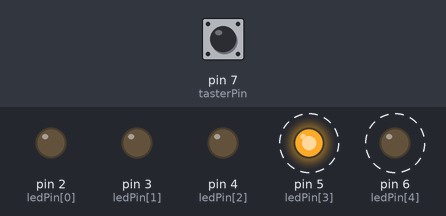
The sketch below on a simulated Arduino Uno, built with avr-gcc and run on an emulated ATmega328P. Shown: output pins drawn as LEDs (lit = HIGH). Dashed ring = blinking. Inputs (shaded band) come from the test bench; at power-on: pin 7 (tasterPin) HIGH.

Above: at 1.2 s.
1.3 s: pin 7 (tasterPin) pulled LOW for 0.15 s
At 2.65 s:
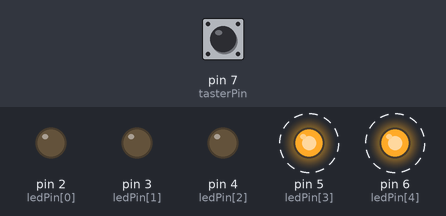
4.3 s: pin 7 (tasterPin) pulled LOW for 1 s
At 4.95 s:
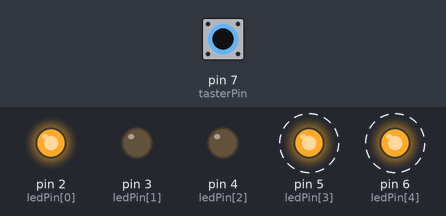
7.3 s: pin 7 (tasterPin) pulled LOW for 3.2 s
At 10.9 s:
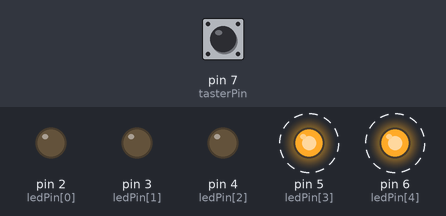
Timing chart, 0 to 18.0 s (numbered marks = the images above; inputs shaded):
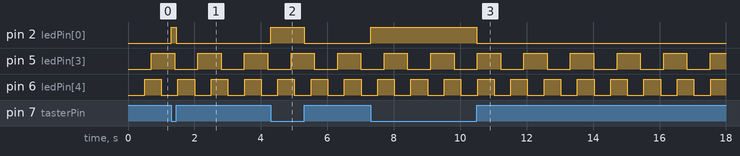

Measured:
- after the input at 1.3 s, pin 2 (ledPin[0]): LOW → HIGH at once, → LOW 0.15 s later
- after the input at 4.3 s, pin 2 (ledPin[0]): LOW → HIGH at once, → LOW 1.0 s later
- after the input at 7.3 s, pin 2 (ledPin[0]): LOW → HIGH at once, → LOW 3.2 s later
- by itself, pin 5 (ledPin[3]): alternates HIGH for 0.70 s and LOW for 0.70 s
- by itself, pin 6 (ledPin[4]): alternates HIGH for 0.50 s and LOW for 0.50 s

The sketch:

timing3.ino
```cpp
/*
  Das richtige Timing
  Mit zwei blinkenden Leds

  Version 1.0
  Der Hobbyelektroniker
  Der Code ist Public Domain und kann ohne Einschränkungen frei verwendet werden
*/
// Anordnung der LED's
/*
 * 0     1
 *    4
 * 2     3
 */
const int anzahl_leds = 5;
const int ledPin[anzahl_leds] = {2,3,4,5,6};
const int tasterPin = 7;
const int blinkZeit4 = 500; // 0.5 s Pause gibt Sekundentakt
const int blinkZeit3 = 700;

unsigned long startZeit4 = 0;
unsigned long startZeit3 = 0;


void setup() {
  // Alle Led - Pins auf OUTPUT
  for (int i=0; i<anzahl_leds; i++) {
    pinMode(ledPin[i],OUTPUT);
  }
  // INPUT_PULLUP beim Taster
  pinMode(tasterPin,INPUT_PULLUP);
}

// Die Leds 3 und 4 sollen blinken
// Die Led links oben (0) soll leuchten, wenn der Taster gedrückt wird

void blink4() {
  // Led 4 blinken
  if (millis() > startZeit4 + blinkZeit4) {
    digitalWrite(ledPin[4],!digitalRead(ledPin[4]));
    startZeit4 = millis();
  }
}

void blink3() {
  // Led 3 blinken
  if (millis() > startZeit3 + blinkZeit3) {
    digitalWrite(ledPin[3],!digitalRead(ledPin[3]));
    startZeit3 = millis();
  }
}

void led0() {
  // Led 0 abhängig vom Taster ein-/ausschalten
  digitalWrite(ledPin[0],!digitalRead(tasterPin));
}

void loop() {
  blink4();
  blink3();
  led0();
}
```
